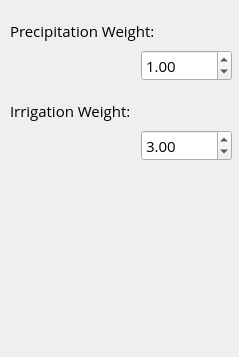
            <widget class="QWidget" name="mpHumidity">
             <property name="geometry">
              <rect>
               <x>0</x>
               <y>0</y>
               <width>239</width>
               <height>357</height>
              </rect>
             </property>
             <attribute name="label">
              <string>Humidity</string>
             </attribute>
             <widget class="QDoubleSpinBox" name="spnPW">
              <property name="geometry">
               <rect>
                <x>141</x>
                <y>50</y>
                <width>91</width>
                <height>31</height>
               </rect>
              </property>
              <property name="font">
               <font>
                <family>Open Sans</family>
                <pointsize>11</pointsize>
                <weight>50</weight>
                <bold>false</bold>
               </font>
              </property>
              <property name="value">
               <double>1.000000000000000</double>
              </property>
             </widget>
             <widget class="QLabel" name="label_59">
              <property name="geometry">
               <rect>
                <x>10</x>
                <y>20</y>
                <width>181</width>
                <height>21</height>
               </rect>
              </property>
              <property name="font">
               <font>
                <family>Open Sans</family>
                <pointsize>11</pointsize>
                <weight>50</weight>
                <bold>false</bold>
               </font>
              </property>
              <property name="text">
               <string>Precipitation Weight:</string>
              </property>
             </widget>
             <widget class="QDoubleSpinBox" name="spnIW">
              <property name="geometry">
               <rect>
                <x>141</x>
                <y>130</y>
                <width>91</width>
                <height>31</height>
               </rect>
              </property>
              <property name="font">
               <font>
                <family>Open Sans</family>
                <pointsize>11</pointsize>
                <weight>50</weight>
                <bold>false</bold>
               </font>
              </property>
              <property name="value">
               <double>3.000000000000000</double>
              </property>
             </widget>
             <widget class="QLabel" name="label_60">
              <property name="geometry">
               <rect>
                <x>10</x>
                <y>100</y>
                <width>151</width>
                <height>21</height>
               </rect>
              </property>
              <property name="font">
               <font>
                <family>Open Sans</family>
                <pointsize>11</pointsize>
                <weight>50</weight>
                <bold>false</bold>
               </font>
              </property>
              <property name="text">
               <string>Irrigation Weight:</string>
              </property>
             </widget>
            </widget>
